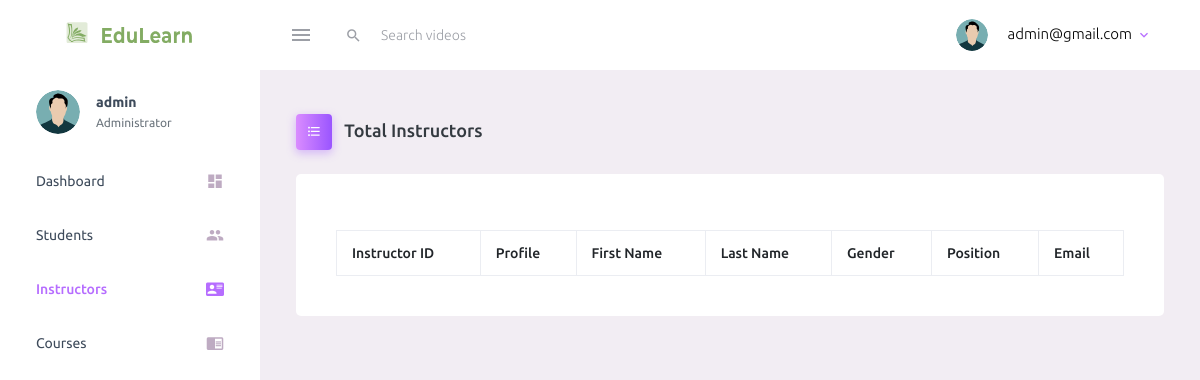
/views/admin/dashboard/instructors.php, run on an earlier commit of the app's database.
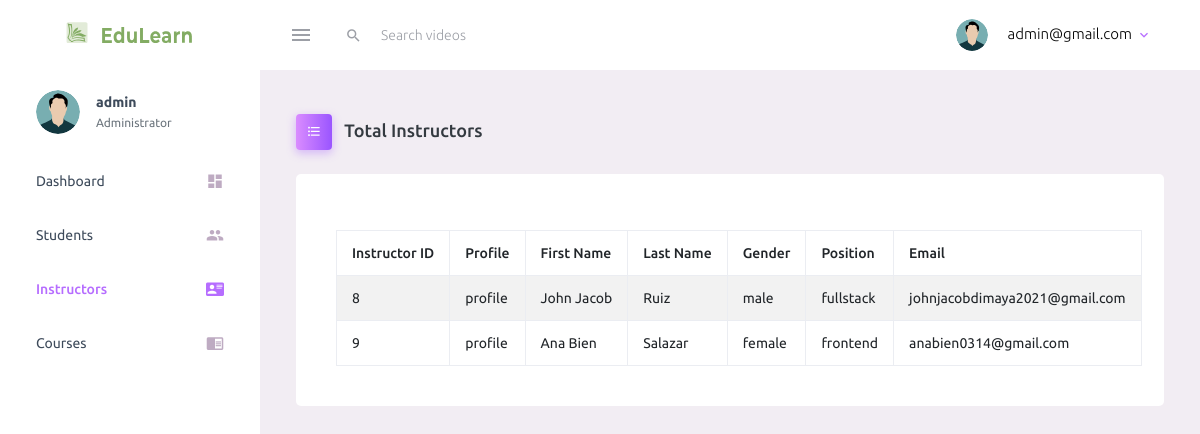
And on a later commit of the database.
### tables this page shows
CREATE TABLE `instructor_tbl` (
  `id` int(11) NOT NULL,
  `firstname` varchar(255) DEFAULT NULL,
  `lastname` varchar(255) DEFAULT NULL,
  `gender` varchar(255) DEFAULT NULL,
  `biography` varchar(255) DEFAULT NULL,
  `email` varchar(255) DEFAULT NULL,
  `password` varchar(255) DEFAULT NULL,
  `verify_token` varchar(255) NOT NULL,
  `age` varchar(3) DEFAULT NULL,
  `position` varchar(255) DEFAULT NULL,
  `profile` text DEFAULT NULL,
  `access` varchar(255) DEFAULT 'instructor'
);

### models/View.php (called while the page is built, shortened)
<?php
class View extends Config
{
?>
<?php
    public function get_instructor_details() {
        $connection = $this->openConnection();
        $stmt = $connection->prepare("SELECT * FROM instructor_tbl");
        $stmt->execute();
        $data = $stmt->fetchAll();
        return $data;
    }
}
?>

### controllers/functions.php (called while the page is built, shortened)
<?php
function get_instructor_details () {
    $view = new View();
    return $view->get_instructor_details();
}
?>

### views/admin/dashboard/instructors.php (the view, shortened to what this page needs)
<?php include('./partials/__header.php'); ?>
<div class="container-scroller">
    <?php include('./components/navbar.php'); ?>
    <div class="container-fluid page-body-wrapper">
        <?php include('./components/sidebar.php'); ?>
        <?php $instructors = get_instructor_details(); ?>
        <div class="main-panel">
            <div class="content-wrapper">
                <div class="page-header">
                    <h3 class="page-title">
                        <span class="page-title-icon bg-gradient-primary text-white me-2">
                            <i class="mdi mdi-format-list-bulleted "></i>
                        </span> Total Instructors
                    </h3>
                </div>
                <div class="col-lg-12 grid-margin stretch-card">
                    <div class="card">
                        <div class="card-body">
                            <table class="mt-3 table table-bordered table-striped table-hover">
                                <thead>
                                    <tr>
                                        <th>Instructor ID</th>
                                        <th>Profile</th>
                                        <th>First Name</th>
                                        <th>Last Name</th>
                                        <th>Gender</th>
                                        <th>Position</th>
                                        <th>Email</th>
                                    </tr>
                                </thead>
                                <tbody>
                                <?php foreach ($instructors as $instructor) : ?>
                                    <tr>
                                        <td><?= $instructor['id'] ?></td>
                                        <td>profile</td>
                                        <td><?= $instructor['firstname'] ?></td>
                                        <td><?= $instructor['lastname'] ?></td>
                                        <td><?= $instructor['gender'] ?></td>
                                        <td><?= $instructor['position'] ?></td>
                                        <td><?= $instructor['email'] ?></td>
                                    </tr>
                                <?php endforeach; ?>
                                </tbody>
                            </table>
                        </div>
                    </div>
                </div>
            </div>
        </div>
    </div>
</div>
<?php include('./partials/__footer.php'); ?>

What changed in the data, as far as the page shows it:
added instructor_tbl: id "8", firstname "John Jacob", lastname "Ruiz", gender "male", position "fullstack", email "johnjacobdimaya2021@gmail.com"
added instructor_tbl: id "9", firstname "Ana Bien", lastname "Salazar", gender "female", position "frontend", email "anabien0314@gmail.com"
